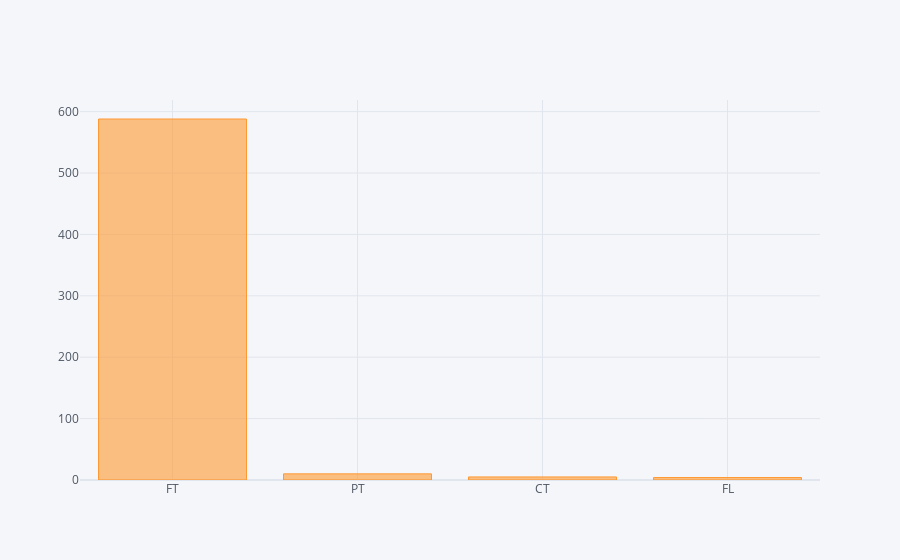

The notebook cell saved with this chart:
### Markdown cell above
From the observation we can see tha the count of jobs.

### Code cell
df['employment_type'].value_counts().iplot(kind='bar')

### Figure 1 — Plotly figure (JSON) as saved in the notebook; plotly's stock layout.template omitted (floating-point values rounded to 4 significant figures)
{"data": [{"marker": {"color": "rgba(255, 153, 51, 0.6)", "line": {"color": "rgba(255, 153, 51, 1.0)", "width": 1}}, "name": "employment_type", "orientation": "v", "text": "", "type": "bar", "x": ["FT", "PT", "CT", "FL"], "y": [588, 10, 5, 4]}], "layout": {"legend": {"bgcolor": "#F5F6F9", "font": {"color": "#4D5663"}}, "paper_bgcolor": "#F5F6F9", "plot_bgcolor": "#F5F6F9", "title": {"font": {"color": "#4D5663"}}, "xaxis": {"gridcolor": "#E1E5ED", "showgrid": true, "tickfont": {"color": "#4D5663"}, "title": {"font": {"color": "#4D5663"}, "text": ""}, "zerolinecolor": "#E1E5ED"}, "yaxis": {"gridcolor": "#E1E5ED", "showgrid": true, "tickfont": {"color": "#4D5663"}, "title": {"font": {"color": "#4D5663"}, "text": ""}, "zerolinecolor": "#E1E5ED"}}}
